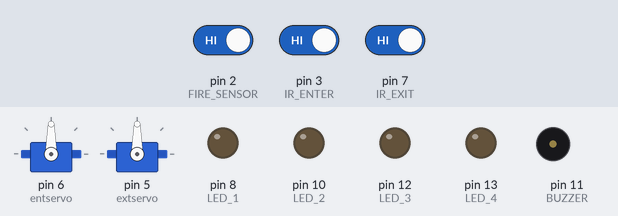
Simulated run of this sketch. Board: Arduino Uno, built with avr-gcc and run on an emulated ATmega328P. Shown: 2 × servo, output pins drawn as LEDs (lit = HIGH), buzzer (waves = sounding). Dashed ring = blinking. Inputs (shaded band) come from the test bench; at power-on: pin 2 (FIRE_SENSOR) HIGH, pin 3 (IR_ENTER) HIGH, pin 7 (IR_EXIT) HIGH. What the sketch prints to the serial monitor is not drawn.

Above: at 1.3 s.
1.4 s: pin 2 (FIRE_SENSOR) driven LOW
At 1.62 s:
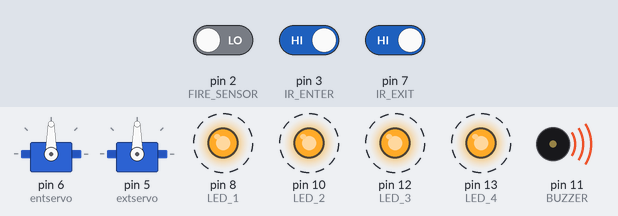
4.4 s: pin 2 (FIRE_SENSOR) driven HIGH
At 5.5 s:
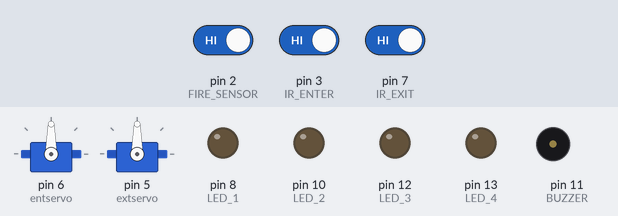
Timing chart, 0 to 7.4 s (numbered marks = the images above; inputs shaded):
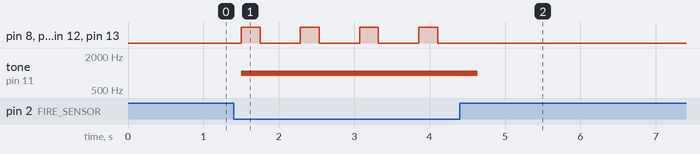

Measured:
- after the input at 1.4 s, pin 8 (LED_1), pin 10 (LED_2), pin 12 (LED_3), pin 13 (LED_4): alternates HIGH for 0.25 s and LOW for 0.53 s, starting after 0.10 s; tone on pin 11 (BUZZER): silent → 1000 Hz after 0.10 s
- after the input at 4.4 s, pin 8 (LED_1), pin 10 (LED_2), pin 12 (LED_3), pin 13 (LED_4): stops changing and stays LOW; tone on pin 11 (BUZZER): 1000 Hz → silent after 0.24 s

The sketch:

sketch_may10a.ino
```cpp
#include <Wire.h>
#include <LiquidCrystal_I2C.h>
#include <Servo.h>

Servo ENTER_SERVO;
#define FIRE_SENSOR 2
#define BUZZER 11
#define IR_ENTER 3
#define IR_EXIT 7
#define LED_1 8
#define LED_2 10
#define LED_3 12
#define LED_4 13
#define DELAY_TIME 250
#define ENTERservo 6
#define EXITservo 5

LiquidCrystal_I2C lcd(0x27, 16, 2);  // Set the LCD I2C address and dimensions
Servo entservo;
Servo extservo;

int Pspaces = 0;
char message [10]= "";

void setup()
{
  entservo.attach(6);
  extservo.attach(5);
  Serial.begin (9600);
  pinMode (IR_ENTER , INPUT);
  pinMode (IR_EXIT , INPUT);
  pinMode (FIRE_SENSOR , INPUT);
  pinMode (LED_1 , OUTPUT);
  pinMode (LED_2 , OUTPUT);
  pinMode (LED_3 , OUTPUT);
  pinMode (LED_4 , OUTPUT);
}

void loop(){

 bool IR1status = digitalRead(IR_ENTER);
 bool FlameStatus = digitalRead(FIRE_SENSOR);
 bool IR2status = digitalRead(IR_EXIT);

 if (FlameStatus == false){
  alarming();
}
 else if (FlameStatus == true){
  noTone (BUZZER);
  bluetooth (1);
 }
 else if (IR1status == false) {
  enter();
}
else if (IR2status == false) {
  exitir();
}
 // sprintf (message, "%d, %d, %d, %d" , Pspaces[0], Pspaces[1], Pspaces[2], Pspaces[3]);
 sprintf (message, "%d" , Pspaces);
 Serial.println(message);
 delay(250);
}

void enter (){
     switch(Pspaces){
        case 0:
        Pspaces=1;
        digitalWrite(LED_1, HIGH);
        //sprintf(message, "%d", )
        LCDWrite(0,0,"1");
        servo(ENTERservo,90);
        break;
        case 1:
        Pspaces=2;
        digitalWrite(LED_2, HIGH);
        LCDWrite(0,0,"2");
        servo(ENTERservo,90);
        break;
        case 2:
        Pspaces=3;
        digitalWrite(LED_3, HIGH);
        LCDWrite(0,0,"3");
        servo(ENTERservo,90);
        break;
        case 3:
        Pspaces=4;
        digitalWrite(LED_4, HIGH);
        LCDWrite(0,0,"4");
        servo(ENTERservo,90);
        break;
        default:
        digitalWrite(LED_1, LOW);
        digitalWrite(LED_2, LOW);
        digitalWrite(LED_3, LOW);
        digitalWrite(LED_4, LOW);
        LCDWrite(0,0,"Garage is FULL!");
   }
   delay (2000);
   lcd.clear();
}

void exitir(){
       switch(Pspaces){
        case 1:
        Pspaces=0;
        digitalWrite(LED_1, LOW);
        servo(EXITservo,90);
        break;
        case 2:
        Pspaces=1;
        digitalWrite(LED_2, LOW);
        servo(EXITservo,90);
        break;
        case 3:
        Pspaces=2;
        digitalWrite(LED_3, LOW);
        servo(EXITservo,90);
        break;
        case 4:
        Pspaces=3;
        digitalWrite(LED_4, LOW);
        servo(EXITservo,90);
        break;
   }
}

void LCDWrite(int x, int y, char mes[]){
    lcd.clear();
    lcd.setCursor(y, x);
    lcd.print(mes);
}

void alarming()
{
  tone(BUZZER , 1000);
  ledblink();
  servo(ENTERservo,90);
  servo(EXITservo,90);
  LCDWrite (0,0,"fire !!");
  bluetooth(0);
}

void ledblink(){
  digitalWrite (LED_1 ,HIGH);
  digitalWrite (LED_2 ,HIGH);
  digitalWrite (LED_3 ,HIGH);
  digitalWrite (LED_4 ,HIGH);

  delay(DELAY_TIME);

  digitalWrite (LED_1 ,LOW);
  digitalWrite (LED_2 ,LOW);
  digitalWrite (LED_3 ,LOW);
  digitalWrite (LED_4 ,LOW);

  delay(DELAY_TIME);
}

void servo(int pin, int deg){
  if(pin == 6){
  entservo.write(deg);
  delay(15);
  }
  else if (pin == 5){
  extservo.write(deg);
  delay(15);
  }
}
void bluetooth(int reading){
  Serial.println(reading);
}
```
